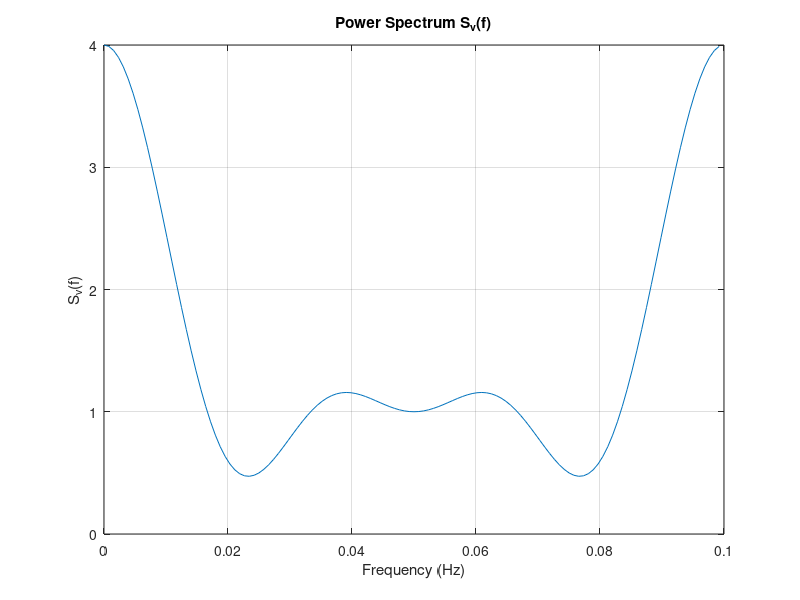
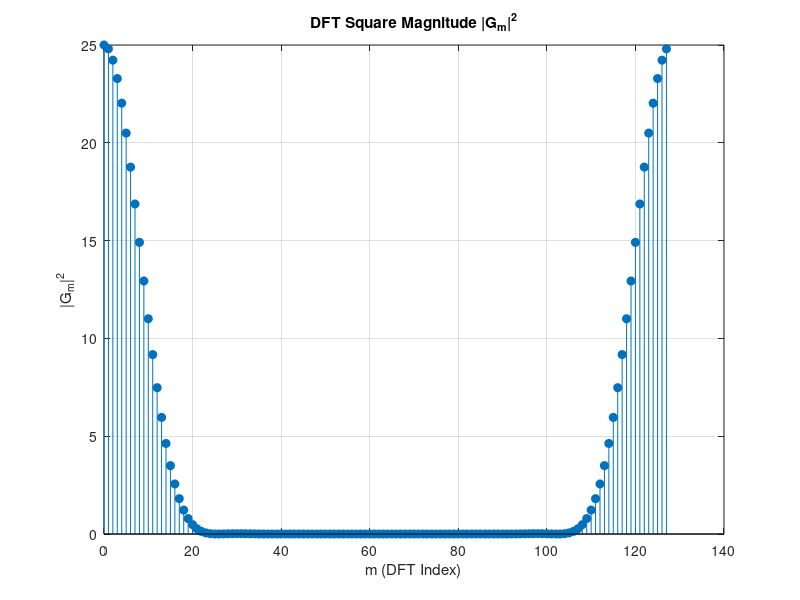
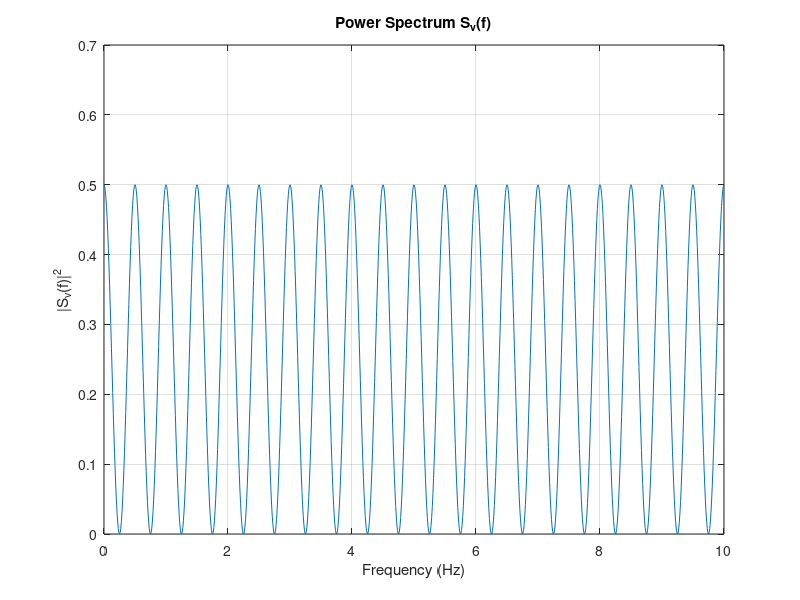

The MATLAB source for these figures, in order:
% Write a MATLAB program to compute the power spectrum Sv (j) of the signal
% v ( t) when the pulse g ( t) is  g(t) = 1/2(1-cos(2pit/T)) 0<=t<=T, 0 ow
% and sequence {a_n} of signal amplitudes has correlation function given by
% (6.2.14) Illustrative Problem 6.2 R_a(m) = 1 when m = 0, 1/2 when m = -1
% 1 and 0 ow
 

% Parameters
 T = 1;                % Duration of the rectangular pulse
 sigma_a = 1;         % Amplitude scaling factor
 N = 128;             % Number of points
 t = (0:N-1)/10;      % Time vector
 % Modified pulse g(t)
 g = 0.5 * (1 - cos(2 * pi * t / T)) .* (t >= 0 & t <= T);
 % Calculate 128 point DFT using FFT
 G = fft(g, N);
 G_sq_mag = abs(G).^2;  % Square magnitude of DFT
 % Define the correlation function R_a(m)
 R_a = zeros(1, N); 
R_a(1) = 1;         % R_a(0)
 R_a(2) = 1/2;      % R_a(1)
 R_a(N-1) = 1/2;    % R_a(-1)
 % Compute the Power Spectrum S_v(f) by taking FFT of R_a
 S_v = fft(R_a, N);
 % Frequency vector (adjusted to match size of S_v)
 f = (0:N-1) * (1/(N * (10)));  % Sampling frequency is 1/10
 % Plot the Power Spectrum S_v(f)
 figure;
 plot(f, abs(S_v).^2);
 title('Power Spectrum S_v(f)');
 xlabel('Frequency (Hz)');
 ylabel('S_v(f)');
 grid on;
  % Plot DFT Square Magnitude
 figure;
 stem(0:N-1, G_sq_mag, 'filled');
 title('DFT Square Magnitude |G_m|^2');
 xlabel('m (DFT Index)');
 ylabel('|G_m|^2');
 grid on;
 T = 1; % Pulse duration
 t = linspace(0, T, 1000); % Time vector for simulation
 N = 100;
 g_t = @(t) (1 - cos(2*pi*t/T)) / T .* (t >= 0 & t <= T); % g(t) definition
 a_n = zeros(N, 1); % Initialize a_n
 frequencies = linspace(0, 10, 1000);
 R_a = zeros(size(frequencies)); % Initialize R_a as a vector
 for n = 1:N
    a_n(n) = sqrt(2/T) * integral(@(t) g_t(t) .* cos(2*pi*n*t/T), 0, T);
    R_a = R_a + a_n(n) * cos(2*pi*n*frequencies/T); 
end
 S_v = abs(R_a) .^ 2; % Compute the power spectrum
 % Plot the power spectrum
 figure;
 plot(frequencies, S_v);
 title('Power Spectrum S_v(f)');
 xlabel('Frequency (Hz)');
 ylabel('|S_v(f)|^2');
 grid on;
